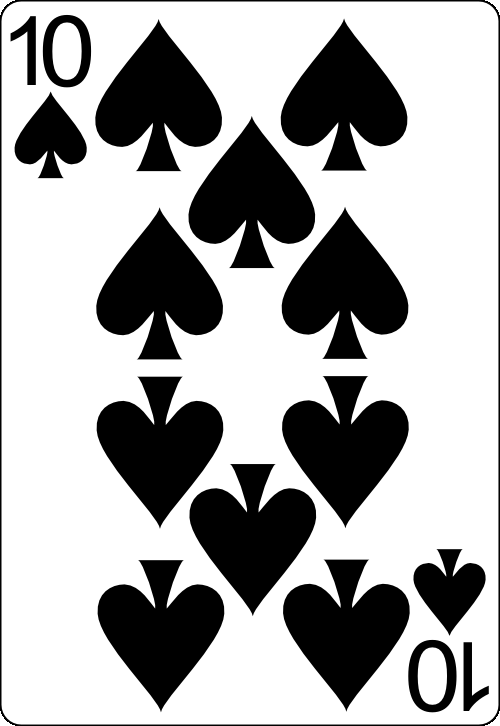
#> input picture assets/plantillas/10.png, 500 x 726 px
$ python -i procesador.py   (imports and definitions only)
#> lines starting #> are read from the running program, lines starting #| are printed output that depends on the picture; after the words box and inside, x2 and y2 are one past the last pixel; in counts of white or black regions, pixels touching at a corner belong together
#> further down, picture is the input picture: shape (726, 500, 3); min 0, max 255, mean 169.9
"""
Procesamiento de imagen.

Recibe un frame crudo (tal como lo entrega CapturadorPantalla, en
formato BGRA) y lo prepara para el reconocimiento de cartas:

    1. Convierte el frame a escala de grises y aplica un umbral
       (threshold) para separar las cartas (claras) del fondo del
       tapete (generalmente oscuro/verde).
    2. Encuentra los contornos de las formas resultantes.
    3. Filtra esos contornos para quedarse solo con los que tienen
       tamaño y proporcion compatibles con una carta real.
    4. Recorta la imagen original en cada region candidata.

Esta clase NO identifica que carta es cada recorte; eso es
responsabilidad de app/recognition/.
"""

from __future__ import annotations

import cv2
import numpy as np

from app.vision.region_candidata import RegionCandidata

# Proporcion (alto/ancho) esperada de una carta estandar de poker/blackjack.
# Una carta tipica es aproximadamente 1.4 veces mas alta que ancha.
PROPORCION_CARTA_ESPERADA = 1.4
TOLERANCIA_PROPORCION = 0.5  # margen de tolerancia alrededor del valor esperado


class ProcesadorImagen:
    """Convierte un frame crudo en una lista de RegionCandidata (posibles cartas)."""

    def __init__(
        self,
        area_minima: int = 2000,
        area_maxima: int = 200_000,
        umbral_binario: int = 150,
    ):
        """
        Args:
            area_minima: area minima (en pixeles^2) para considerar un
                         contorno como posible carta. Descarta ruido pequeño.
            area_maxima: area maxima permitida. Descarta formas demasiado
                         grandes (ej. todo el tapete detectado como un bloque).
            umbral_binario: valor de corte (0-255) usado para separar
                            las cartas (claras) del fondo (oscuro) tras
                            convertir a escala de grises. Puede necesitar
                            ajuste segun la iluminacion y el tapete real.
        """
        self.area_minima = area_minima
        self.area_maxima = area_maxima
        self.umbral_binario = umbral_binario

    def frame_a_bgr(self, frame_bgra: np.ndarray) -> np.ndarray:
        """Convierte un frame BGRA (formato de mss) a BGR (formato estandar de OpenCV)."""
        return cv2.cvtColor(frame_bgra, cv2.COLOR_BGRA2BGR)

    def detectar_regiones_candidatas(self, frame_bgra: np.ndarray) -> list[RegionCandidata]:
        """
        Pipeline completo: recibe un frame crudo y devuelve la lista
        de regiones candidatas a ser cartas, ordenadas de izquierda a
        derecha (util mas adelante para distinguir cartas del jugador
        de las del crupier por su posicion).
        """
        frame_bgr = self.frame_a_bgr(frame_bgra)
        mascara_binaria = self._a_mascara_binaria(frame_bgr)
        contornos = self._encontrar_contornos(mascara_binaria)
        candidatas = self._filtrar_y_recortar(contornos, frame_bgr)

        # Ordenar de izquierda a derecha por la coordenada x.
        candidatas.sort(key=lambda c: c.x)
        return candidatas

    def _a_mascara_binaria(self, frame_bgr: np.ndarray) -> np.ndarray:
        """
        Convierte el frame a una imagen binaria (blanco/negro) donde
        las zonas claras (probablemente cartas, que suelen tener fondo
        blanco) quedan en blanco y el resto en negro.
        """
        gris = cv2.cvtColor(frame_bgr, cv2.COLOR_BGR2GRAY)
        # Suavizado leve para reducir ruido antes del umbral.
        gris_suavizado = cv2.GaussianBlur(gris, (5, 5), 0)
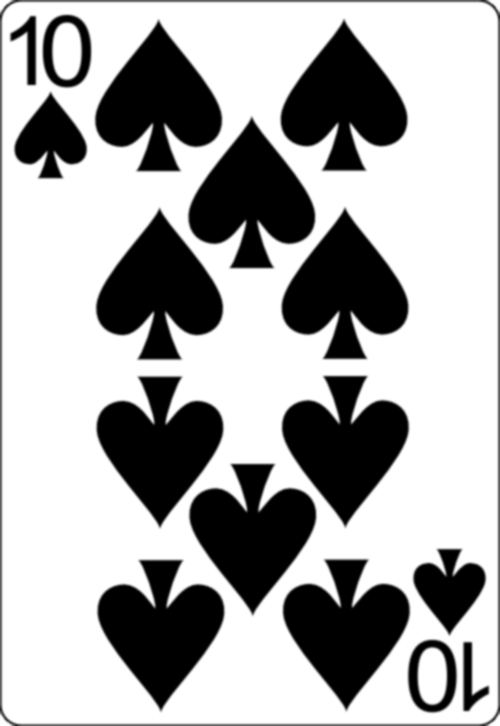
#> gris_suavizado: shape (726, 500); min 0, max 255, mean 170.2
        _, mascara = cv2.threshold(
            gris_suavizado, self.umbral_binario, 255, cv2.THRESH_BINARY
        )
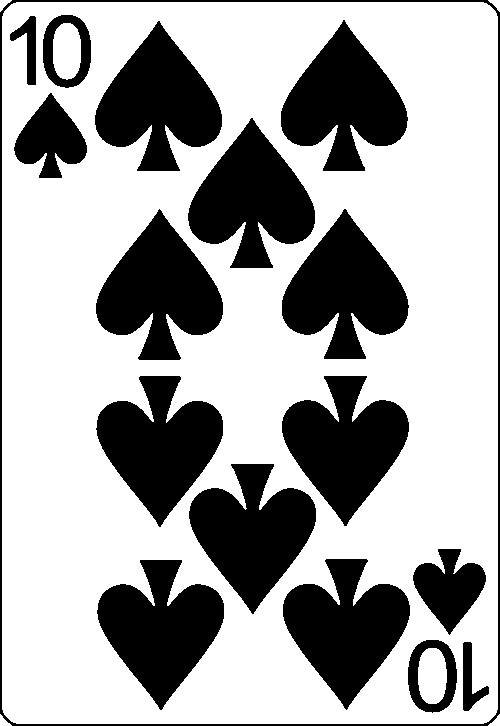
#> mascara: shape (726, 500); 65.8% white; 17 black regions
        return mascara

    def _encontrar_contornos(self, mascara_binaria: np.ndarray) -> list[np.ndarray]:
        """Encuentra los contornos externos de las formas en la mascara binaria."""
        contornos, _ = cv2.findContours(
            mascara_binaria, cv2.RETR_EXTERNAL, cv2.CHAIN_APPROX_SIMPLE
        )
#> contornos = 5 contours; box (x1, y1, x2, y2) and area: (2, 2, 498, 724) 356620, (488, 714, 500, 726) 54, (0, 714, 12, 726) 54, (488, 0, 500, 12) 54, (0, 0, 12, 12) 54
        return list(contornos)

    def _filtrar_y_recortar(
        self, contornos: list[np.ndarray], frame_bgr: np.ndarray
    ) -> list[RegionCandidata]:
        """
        Filtra los contornos por area y proporcion (alto/ancho) para
        quedarse solo con los que razonablemente podrian ser una carta,
        y recorta la imagen original en cada una de esas regiones.
        """
        candidatas: list[RegionCandidata] = []

        for contorno in contornos:
            x, y, ancho, alto = cv2.boundingRect(contorno)
            area = ancho * alto

            if area < self.area_minima or area > self.area_maxima:
                continue

            proporcion = alto / ancho if ancho > 0 else 0.0
            limite_inferior = PROPORCION_CARTA_ESPERADA - TOLERANCIA_PROPORCION
            limite_superior = PROPORCION_CARTA_ESPERADA + TOLERANCIA_PROPORCION
            if not (limite_inferior <= proporcion <= limite_superior):
                continue

            recorte = frame_bgr[y : y + alto, x : x + ancho].copy()
            candidatas.append(
                RegionCandidata(x=x, y=y, ancho=ancho, alto=alto, imagen=recorte)
            )
#> this loop made 5 passes
#> (x, y, ancho, alto, area) on passes 1 to 5: (488, 714, 12, 12, 144), (0, 714, 12, 12, 144), (2, 2, 496, 722, 358112), (488, 0, 12, 12, 144), (0, 0, 12, 12, 144)
#> after the loop, candidatas = []

        return candidatas

>>> import cv2
>>> picture = cv2.imread('../../assets/plantillas/10.png')
>>> result = ProcesadorImagen().detectar_regiones_candidatas(picture)
#> result = []

$ run again, on assets/plantillas/2.png
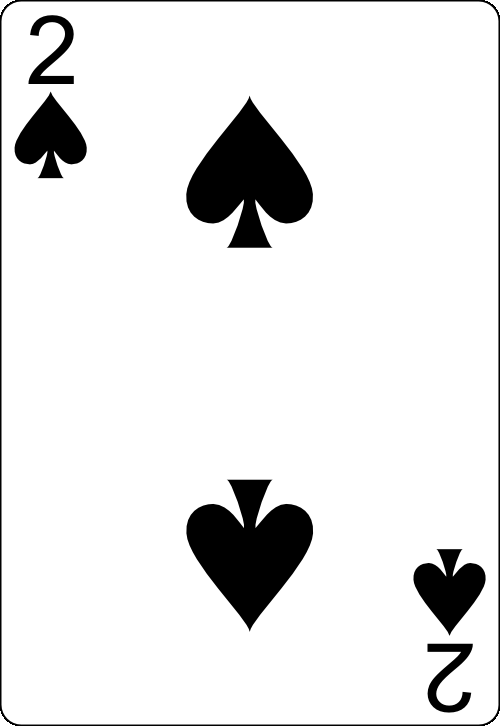
#> input picture assets/plantillas/2.png, 500 x 726 px
#> picture is the input picture: shape (726, 500, 3); min 0, max 255, mean 230.9
#> in _a_mascara_binaria, `gris_suavizado = cv2.GaussianBlur(gris, (5, 5), 0)`:
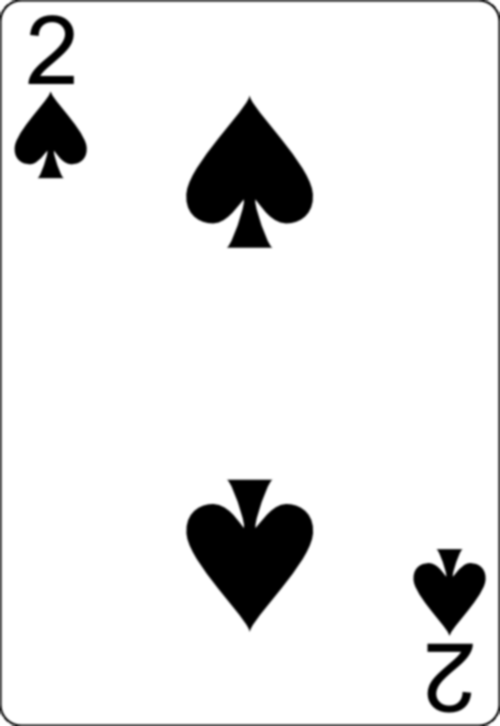
#> gris_suavizado: shape (726, 500); min 0, max 255, mean 231.2
#> in _a_mascara_binaria, `_, mascara = cv2.threshold( gris_suavizado, self.umbral_binario, 255, ..`:
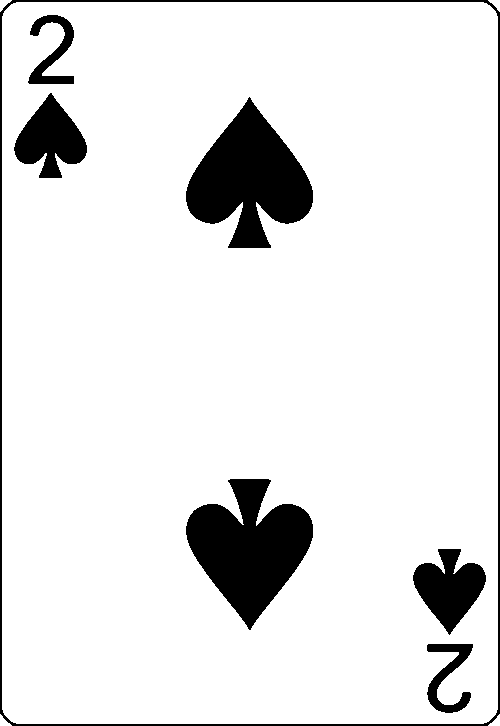
#> mascara: shape (726, 500); 90.1% white; 7 black regions
#> in _encontrar_contornos, `contornos, _ = cv2.findContours( mascara_binaria, cv2.RETR_EXTERNAL, c..`: contornos = 5 contours; box (x1, y1, x2, y2) and area: (2, 2, 498, 724) 356620, (488, 714, 500, 726) 54, (0, 714, 12, 726) 54, (488, 0, 500, 12) 54, (0, 0, 12, 12) 54
#> the loop in _filtrar_y_recortar, `for contorno in contornos:` made 5 passes
#> (x, y, ancho, alto, area) on passes 1 to 5: (488, 714, 12, 12, 144), (0, 714, 12, 12, 144), (2, 2, 496, 722, 358112), (488, 0, 12, 12, 144), (0, 0, 12, 12, 144)
#> after the loop in _filtrar_y_recortar, `for contorno in contornos:`: candidatas = []

$ run again, on assets/plantillas/6.png
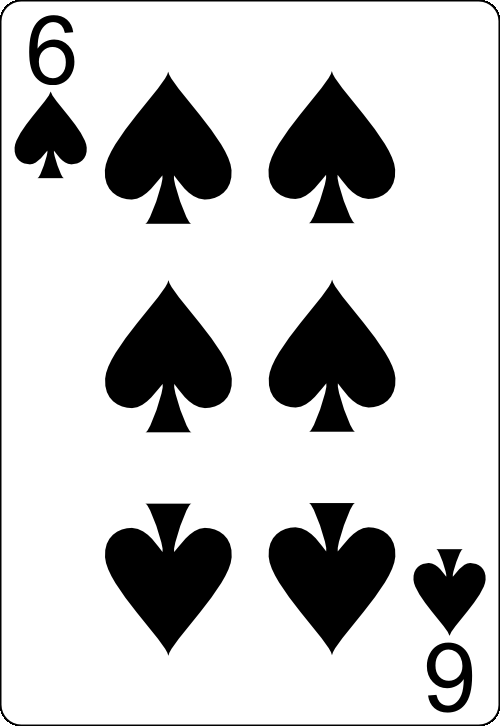
#> input picture assets/plantillas/6.png, 500 x 726 px
#> picture is the input picture: shape (726, 500, 3); min 0, max 255, mean 200.8
#> in _a_mascara_binaria, `gris_suavizado = cv2.GaussianBlur(gris, (5, 5), 0)`:
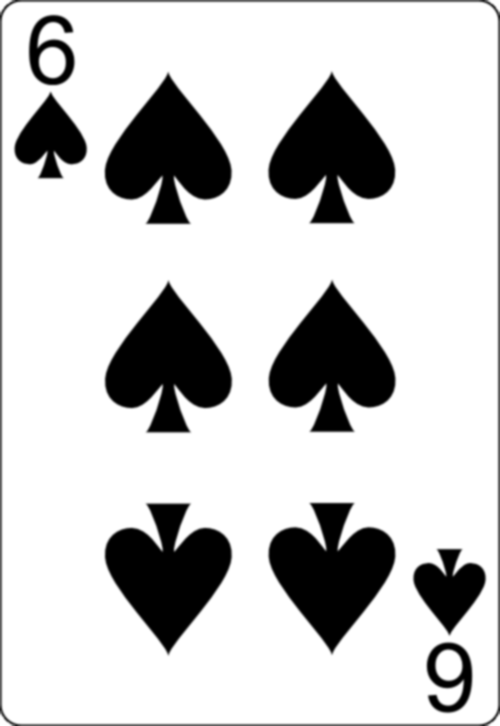
#> gris_suavizado: shape (726, 500); min 0, max 255, mean 201.1
#> in _a_mascara_binaria, `_, mascara = cv2.threshold( gris_suavizado, self.umbral_binario, 255, ..`:
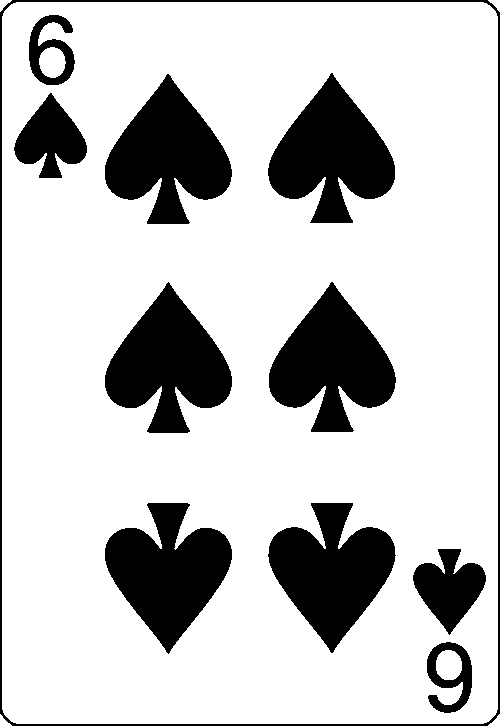
#> mascara: shape (726, 500); 78.1% white; 11 black regions
#> in _encontrar_contornos, `contornos, _ = cv2.findContours( mascara_binaria, cv2.RETR_EXTERNAL, c..`: contornos = 5 contours; box (x1, y1, x2, y2) and area: (2, 2, 498, 724) 356620, (488, 714, 500, 726) 54, (0, 714, 12, 726) 54, (488, 0, 500, 12) 54, (0, 0, 12, 12) 54
#> the loop in _filtrar_y_recortar, `for contorno in contornos:` made 5 passes
#> (x, y, ancho, alto, area) on passes 1 to 5: (488, 714, 12, 12, 144), (0, 714, 12, 12, 144), (2, 2, 496, 722, 358112), (488, 0, 12, 12, 144), (0, 0, 12, 12, 144)
#> after the loop in _filtrar_y_recortar, `for contorno in contornos:`: candidatas = []
